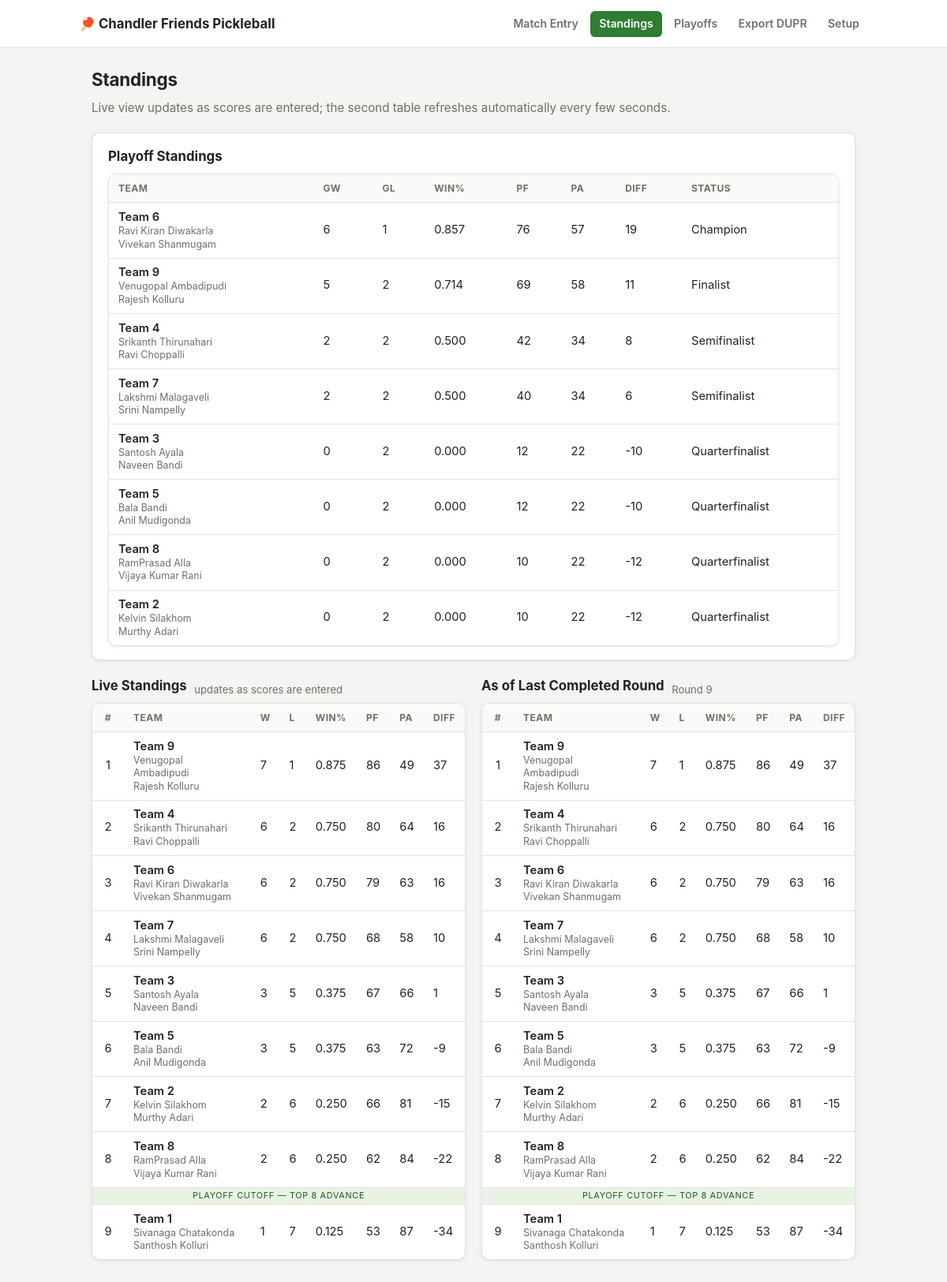
Screenshot of /standings with the database file from the repository.
### tables this page shows
CREATE TABLE teams (
    id INTEGER PRIMARY KEY,           -- 1..9, matches Team# in the original workbook
    name TEXT NOT NULL,
    player1_name TEXT NOT NULL,
    player1_dupr_id TEXT NOT NULL DEFAULT '',
    player1_external_id TEXT NOT NULL DEFAULT '',  -- DUPR "ExternalId" = player's email
    player2_name TEXT NOT NULL,
    player2_dupr_id TEXT NOT NULL DEFAULT '',
    player2_external_id TEXT NOT NULL DEFAULT ''
);

CREATE TABLE standings_snapshots (
    round INTEGER NOT NULL,
    team_id INTEGER NOT NULL REFERENCES teams(id),
    wins INTEGER NOT NULL,
    losses INTEGER NOT NULL,
    games_played INTEGER NOT NULL,
    win_pct REAL NOT NULL,
    points_for INTEGER NOT NULL,
    points_against INTEGER NOT NULL,
    point_diff INTEGER NOT NULL,
    rank INTEGER NOT NULL,
    PRIMARY KEY (round, team_id)
);

### app.py (the view)
@app.route("/standings")
def standings():
    if not db.is_tournament_set_up():
        return redirect(url_for("setup"))
    return render_template("standings.html", **_standings_context())

### app.py (called while the page is built)
def _standings_context():
    teams = db.get_teams()
    live = db.live_standings()
    snap_round, snap_rows = db.last_round_snapshot()
    return {
        "teams": teams, "live": live, "snap_round": snap_round, "snap_rows": snap_rows,
        "playoff_standings": db.playoff_standings_table(),
    }

### db.py (called while the page is built)
def get_db():
    if "db" not in g:
        g.db = sqlite3.connect(DB_PATH)
        g.db.row_factory = sqlite3.Row
        g.db.execute("PRAGMA foreign_keys = ON")
        _ensure_schema(g.db)
    return g.db

def _ensure_schema(conn):
    conn.executescript(SCHEMA_PATH.read_text())
    if conn.execute("SELECT 1 FROM settings WHERE id = 1").fetchone() is None:
        conn.execute("INSERT INTO settings (id) VALUES (1)")
    conn.commit()

def get_teams():
    return {row["id"]: dict(row) for row in get_db().execute("SELECT * FROM teams ORDER BY id")}

def is_tournament_set_up():
    row = get_db().execute("SELECT COUNT(*) AS n FROM teams").fetchone()
    return row["n"] == 9

def get_all_rr_matches():
    return [dict(r) for r in get_db().execute("SELECT * FROM round_robin_matches ORDER BY round, match_num")]

def get_manual_overrides():
    return {row["team_id"]: row["rank"] for row in get_db().execute("SELECT * FROM manual_overrides")}

def live_standings():
    teams = get_teams()
    matches = [m for m in get_all_rr_matches() if m["team_a_score"] is not None]
    return compute_standings(matches, teams.keys(), get_manual_overrides())

def last_round_snapshot():
    db = get_db()
    row = db.execute("SELECT MAX(round) AS r FROM standings_snapshots").fetchone()
    if row["r"] is None:
        return None, []
    rnd = row["r"]
    rows = db.execute(
        "SELECT * FROM standings_snapshots WHERE round = ? ORDER BY rank", (rnd,)
    ).fetchall()
    return rnd, [dict(r) for r in rows]

def get_playoff_matches():
    return [dict(r) for r in get_db().execute("SELECT * FROM playoff_matches ORDER BY id")]

def _playoff_status(team_id, by_code):
    qf = next(by_code[c] for c in ("QF1", "QF2", "QF3", "QF4") if team_id in (by_code[c]["team_a_id"], by_code[c]["team_b_id"]))
    if qf["winner_team_id"] != team_id:
        return "Quarterfinalist"
    sf = by_code[qf["feeds_into"]]
    if sf["winner_team_id"] != team_id:
        return "Semifinalist"
    final = by_code["Final"]
    if final["winner_team_id"] == team_id:
        return "Champion"
    return "Finalist"

### templates/standings.html (shortened to what this page needs)
{% extends "base.html" %}
{% block content %}
  <h2>Standings</h2>
  <p class="subtitle">Live view updates as scores are entered; the second table refreshes automatically every few seconds.</p>
  <div hx-get="{{ url_for('standings_partial') }}" hx-trigger="every 5s" hx-swap="innerHTML">
    {% include "_standings_tables.html" %}
  </div>
{% endblock %}

### templates/_standings_tables.html
<div id="standings-tables">
  {% if playoff_standings %}
  <div class="card playoff-seed-card">
    <div class="section-heading">
      <h3 style="margin-top:0">Playoff Standings</h3>
    </div>
    <div class="table-wrap">
      <table class="standings playoff-table">
        <thead>
          <tr><th>Team</th><th>GW</th><th>GL</th><th>Win%</th><th>PF</th><th>PA</th><th>Diff</th><th>Status</th></tr>
        </thead>
        <tbody>
          {% for r in playoff_standings %}
          <tr>
            <td class="team-cell">
              <span class="team-name-cell">{{ teams[r.team_id].name }}</span>
              <span class="players">{{ teams[r.team_id].player1_name }}</span>
              <span class="players">{{ teams[r.team_id].player2_name }}</span>
            </td>
            <td>{{ r.games_won }}</td>
            <td>{{ r.games_lost }}</td>
            <td>{{ "%.3f"|format(r.win_pct) }}</td>
            <td>{{ r.points_for }}</td>
            <td>{{ r.points_against }}</td>
            <td>{{ r.point_diff }}</td>
            <td>{{ r.status }}</td>
          </tr>
          {% endfor %}
        </tbody>
      </table>
    </div>
  </div>
  {% endif %}
  <div class="grid-2">
  <div>
    <div class="section-heading">
      <h3 style="margin-top:0">Live Standings</h3>
      <span class="hint">updates as scores are entered</span>
    </div>
    <div class="table-wrap">
      <table class="standings">
        <thead>
          <tr><th>#</th><th>Team</th><th>W</th><th>L</th><th>Win%</th><th>PF</th><th>PA</th><th>Diff</th></tr>
        </thead>
        <tbody>
          {% for r in live %}
          <tr>
            <td>{{ r.final_rank }}</td>
            <td class="team-cell">
              <span class="team-name-cell">{{ teams[r.team_id].name }}</span>
              <span class="players">{{ teams[r.team_id].player1_name }}</span>
              <span class="players">{{ teams[r.team_id].player2_name }}</span>
            </td>
            <td>{{ r.wins }}</td>
            <td>{{ r.losses }}</td>
            <td>{{ "%.3f"|format(r.win_pct) }}</td>
            <td>{{ r.points_for }}</td>
            <td>{{ r.points_against }}</td>
            <td>{{ r.point_diff }}</td>
          </tr>
          {% if loop.index == 8 and not loop.last %}
          <tr class="playoff-cutoff-label"><td colspan="8">Playoff cutoff — top 8 advance</td></tr>
          {% endif %}
          {% endfor %}
        </tbody>
      </table>
    </div>
  </div>
  <div>
    <div class="section-heading">
      <h3 style="margin-top:0">As of Last Completed Round</h3>
      {% if snap_round %}<span class="hint">Round {{ snap_round }}</span>{% else %}<span class="hint">no round completed yet</span>{% endif %}
    </div>
    {% if snap_rows %}
    <div class="table-wrap">
      <table class="standings">
        <thead>
          <tr><th>#</th><th>Team</th><th>W</th><th>L</th><th>Win%</th><th>PF</th><th>PA</th><th>Diff</th></tr>
        </thead>
        <tbody>
          {% for r in snap_rows %}
          <tr>
            <td>{{ r.rank }}</td>
            <td class="team-cell">
              <span class="team-name-cell">{{ teams[r.team_id].name }}</span>
              <span class="players">{{ teams[r.team_id].player1_name }}</span>
              <span class="players">{{ teams[r.team_id].player2_name }}</span>
            </td>
            <td>{{ r.wins }}</td>
            <td>{{ r.losses }}</td>
            <td>{{ "%.3f"|format(r.win_pct) }}</td>
            <td>{{ r.points_for }}</td>
            <td>{{ r.points_against }}</td>
            <td>{{ r.point_diff }}</td>
          </tr>
          {% if loop.index == 8 and not loop.last %}
          <tr class="playoff-cutoff-label"><td colspan="8">Playoff cutoff — top 8 advance</td></tr>
          {% endif %}
          {% endfor %}
        </tbody>
      </table>
    </div>
    {% else %}
    <p class="hint">Snapshot appears automatically once Round 1 is fully entered.</p>
    {% endif %}
  </div>
  </div>
</div>

### static/style.css (style rules this page uses)
:root { --bg: #f4f5f2; --surface: #ffffff; --surface-2: #fafaf8; --border: #e2e4de; --border-strong: #cfd2c8; --text: #1f2420; --text-muted: #6b7268; --accent: #2e7d32; --accent-strong: #1b5e20; --accent-soft: #e8f3e6; --accent-contrast: #ffffff; --warn-bg: #fdecea; --warn-text: #a32a1f; --gold: #b7860b; --radius: 10px; --radius-sm: 6px; --shadow: 0 1px 2px rgba(20, 30, 20, 0.06), 0 1px 8px rgba(20, 30, 20, 0.05); --shadow-hover: 0 2px 4px rgba(20, 30, 20, 0.08), 0 4px 16px rgba(20, 30, 20, 0.08); --font: -apple-system, BlinkMacSystemFont, "Segoe UI", Inter, Roboto, sans-serif; }
* { box-sizing: border-box; }
html, body { background: var(--bg); }
body { font-family: var(--font); color: var(--text); margin: 0; line-height: 1.45; -webkit-font-smoothing: antialiased; }
h2 { color: var(--text); font-size: 1.4rem; margin: 0 0 1rem; letter-spacing: -0.01em; }
h3 { color: var(--text); font-size: 1.05rem; margin: 1.75rem 0 0.6rem; }
h3:first-child { margin-top: 0; }
.subtitle { color: var(--text-muted); margin: -0.5rem 0 1.25rem; font-size: 0.95rem; }
.card { background: var(--surface); border: 1px solid var(--border); border-radius: var(--radius); box-shadow: var(--shadow); padding: 1.1rem 1.25rem; margin-bottom: 1.25rem; }
.grid-2 { display: grid; grid-template-columns: 1fr 1fr; gap: 1.25rem; }
.table-wrap { overflow-x: auto; border: 1px solid var(--border); border-radius: var(--radius); background: var(--surface); box-shadow: var(--shadow); }
table { border-collapse: collapse; width: 100%; font-size: 0.92rem; }
th, td { padding: 0.55rem 0.75rem; text-align: left; border-bottom: 1px solid var(--border); white-space: nowrap; }
th { background: var(--surface-2); color: var(--text-muted); font-size: 0.75rem; text-transform: uppercase; letter-spacing: 0.04em; font-weight: 700; position: sticky; top: 0; }
tbody tr:last-child td { border-bottom: none; }
table.standings td:first-child, table.standings th:first-child { text-align: center; width: 2.5rem; }
table.standings.playoff-table td:first-child, table.standings.playoff-table th:first-child { text-align: left; width: auto; }
.team-cell { white-space: normal; line-height: 1.3; }
.team-cell .team-name-cell { display: block; font-weight: 600; }
.team-cell .players { display: block; font-size: 0.78rem; color: var(--text-muted); font-weight: 400; }
tr.playoff-cutoff-label td { padding: 0.15rem 0.75rem; font-size: 0.68rem; text-transform: uppercase; letter-spacing: 0.06em; color: var(--accent-strong); background: var(--accent-soft); text-align: center; border-bottom: 1px solid var(--border); }
.section-heading { display: flex; align-items: center; gap: 0.6rem; flex-wrap: wrap; }
.hint { font-weight: 400; color: var(--text-muted); font-size: 0.82rem; }

### rows the page displays
teams: name "Team 6", player1_name "Ravi Kiran Diwakarla", player2_name "Vivekan Shanmugam", name "Team 6", player1_name "Ravi Kiran Diwakarla", player2_name "Vivekan Shanmugam"
teams: name "Team 9", player1_name "Venugopal Ambadipudi", player2_name "Rajesh Kolluru", name "Team 9", player1_name "Venugopal Ambadipudi", player2_name "Rajesh Kolluru"
teams: name "Team 4", player1_name "Srikanth Thirunahari", player2_name "Ravi Choppalli", name "Team 4", player1_name "Srikanth Thirunahari", player2_name "Ravi Choppalli", player1_name "Srikanth Thirunahari", player2_name "Ravi Choppalli"
teams: name "Team 7", player1_name "Lakshmi Malagaveli", player2_name "Srini Nampelly", name "Team 7", player1_name "Lakshmi Malagaveli", player2_name "Srini Nampelly"
teams: name "Team 3", player1_name "Santosh Ayala", player2_name "Naveen Bandi", name "Team 3", player1_name "Santosh Ayala", player2_name "Naveen Bandi"
teams: name "Team 5", player1_name "Bala Bandi", player2_name "Anil Mudigonda", name "Team 5", player1_name "Bala Bandi", player2_name "Anil Mudigonda"
teams: name "Team 8", player1_name "RamPrasad Alla", player2_name "Vijaya Kumar Rani", name "Team 8", player1_name "RamPrasad Alla", player2_name "Vijaya Kumar Rani"
teams: name "Team 2", player1_name "Kelvin Silakhom", player2_name "Murthy Adari", name "Team 2", player1_name "Kelvin Silakhom", player2_name "Murthy Adari"
standings_snapshots: final_rank "1", wins "7", losses "1", win_pct "0.875", points_for "86", points_against "49", point_diff "37", rank "1", team.name "Team 9"
standings_snapshots: final_rank "3", wins "6", losses "2", win_pct "0.750", points_for "79", points_against "63", point_diff "16", rank "3", team.name "Team 6"
standings_snapshots: final_rank "4", wins "6", losses "2", win_pct "0.750", points_for "68", points_against "58", point_diff "10", rank "4", team.name "Team 7"
standings_snapshots: final_rank "5", wins "3", losses "5", win_pct "0.375", points_for "67", points_against "66", point_diff "1", rank "5", team.name "Team 3"
standings_snapshots: final_rank "6", wins "3", losses "5", win_pct "0.375", points_for "63", points_against "72", point_diff "-9", rank "6", team.name "Team 5"
standings_snapshots: final_rank "7", wins "2", losses "6", win_pct "0.250", points_for "66", points_against "81", point_diff "-15", rank "7", team.name "Team 2"
standings_snapshots: final_rank "8", wins "2", losses "6", win_pct "0.250", points_for "62", points_against "84", point_diff "-22", shows "PLAYOFF CUTOFF — TOP 8 ADVANCE", rank "8", team.name "Team 8"
standings_snapshots: final_rank "9", wins "1", losses "7", win_pct "0.125", points_for "53", points_against "87", point_diff "-34", rank "9", team.name "Team 1"
teams: name "Team 1", player1_name "Sivanaga Chatakonda", player2_name "Santhosh Kolluri"
standings_snapshots: rank "2", team.name "Team 4", wins "6", losses "2", win_pct "0.750", points_for "80", points_against "64", point_diff "16"

### other values shown
{{ r.games_won }} "6" "5" "2" "2" "0" "0" "0" "0"
{{ r.games_lost }} "1" "2" "2" "2" "2" "2" "2" "2"
{{ "%.3f"|format(r.win_pct) }} "0.857" "0.714" "0.500" "0.500" "0.000" "0.000" "0.000" "0.000"
{{ r.points_for }} "76" "69" "42" "40" "12" "12" "10" "10"
{{ r.points_against }} "57" "58" "34" "34" "22" "22" "22" "22"
{{ r.point_diff }} "19" "11" "8" "6" "-10" "-10" "-12" "-12"
{{ r.status }} "Champion" "Finalist" "Semifinalist" "Semifinalist" "Quarterfinalist" "Quarterfinalist" "Quarterfinalist" "Quarterfinalist"
{{ r.final_rank }} "2"
{{ r.wins }} "6"
{{ r.losses }} "2"
{{ "%.3f"|format(r.win_pct) }} "0.750"
{{ r.points_for }} "80"
{{ r.points_against }} "64"
{{ r.point_diff }} "16"
{{ snap_round }} "9"
